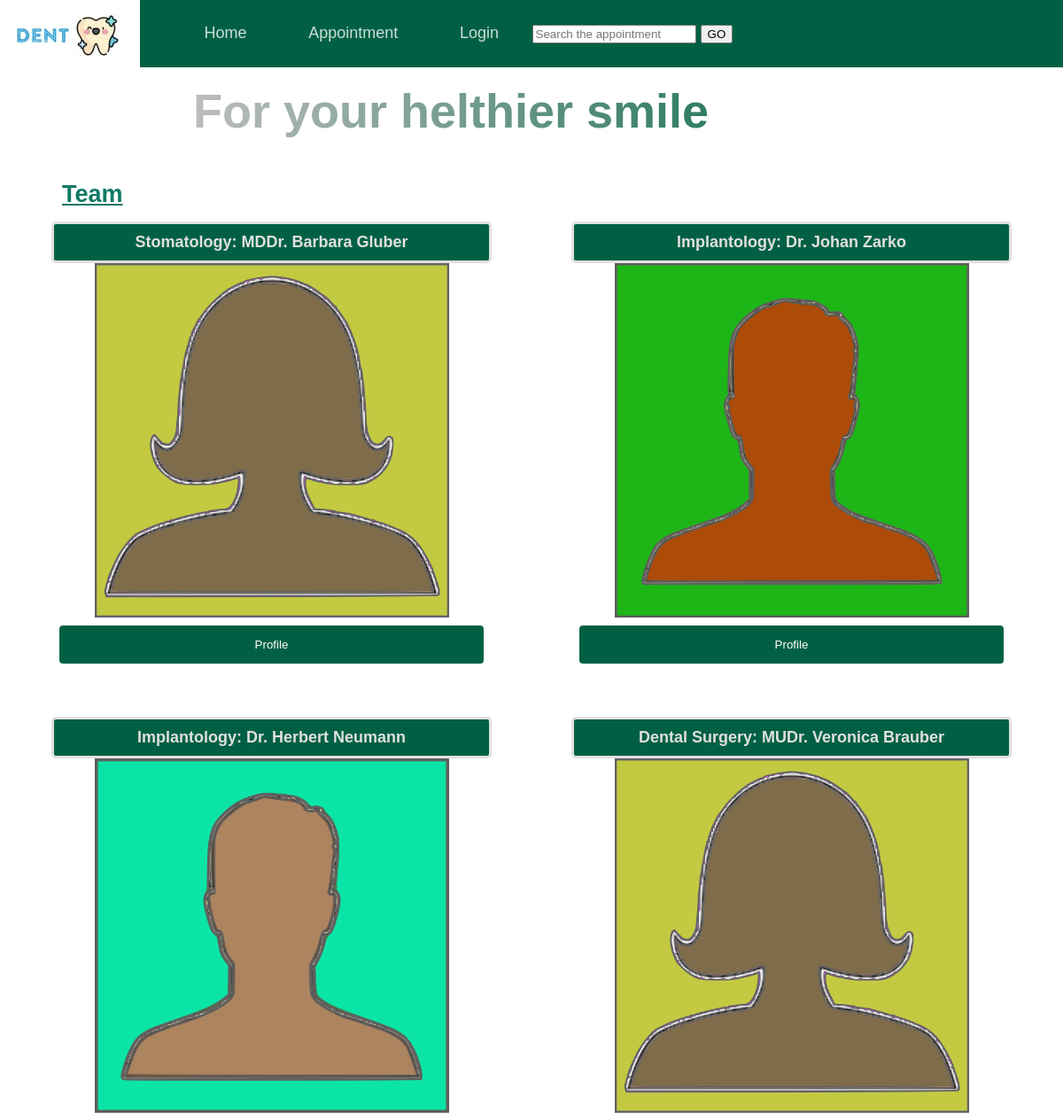
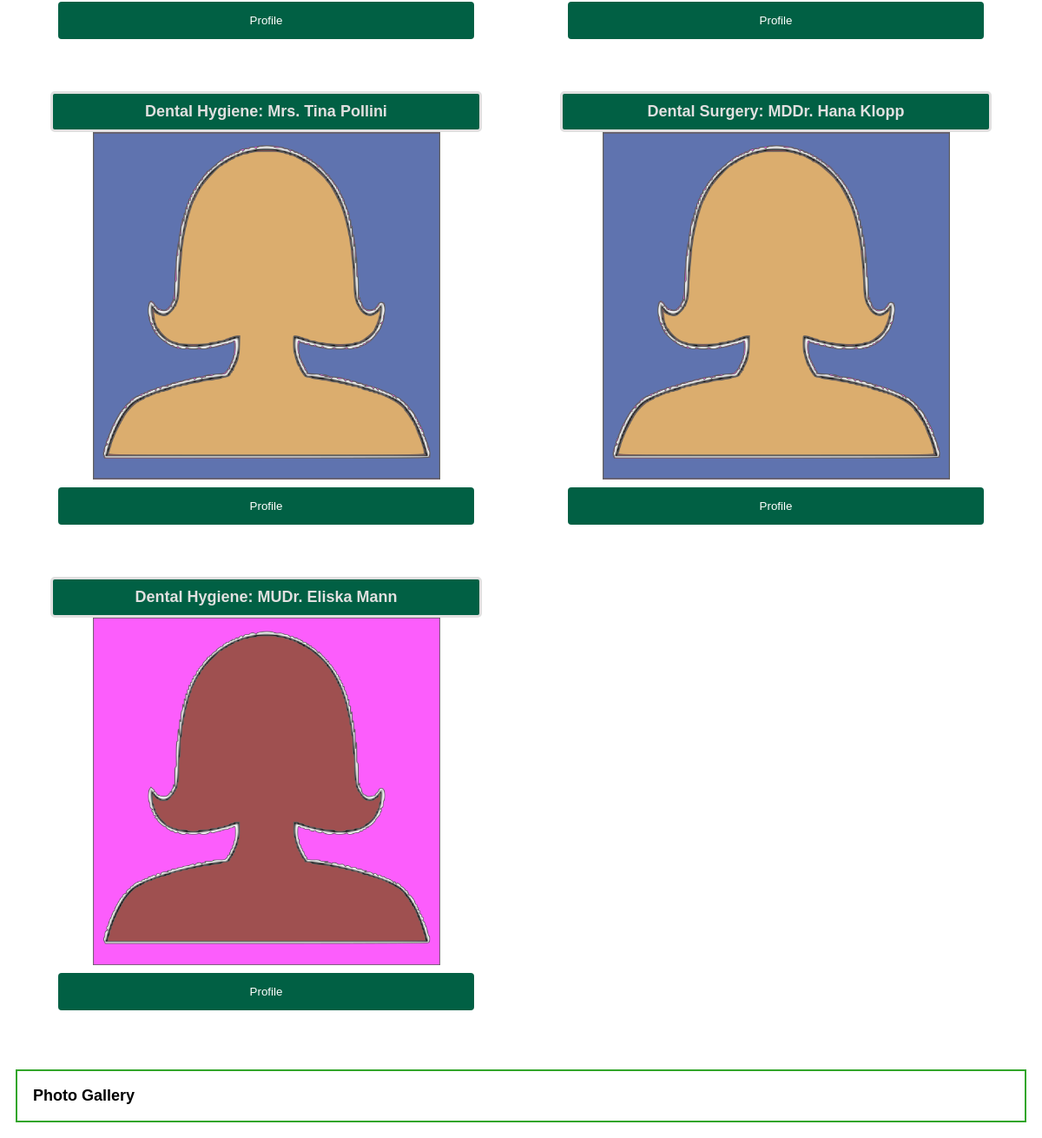
The page / on the database its author committed (2 pictures, top to bottom).
### dent/models.py (models this page shows, shortened)
class Staff(models.Model):
    TITLES = (
        ('Dr', 'Dr'),
        ('MDDr', 'MDDr'),
        ('MUDr', 'MUDr'),
        ('Bc','Bc'),
        ('Mrs', 'Mrs'),
        ('Mr', 'Mr'),
    )
    FIELDS = (
        ('Dental Surgery', 'Dental Surgery'),
        ('Stomatology', 'Stomatology'),
        ('Implantology', 'Implantology'),
        ('Dental Hygiene', 'Dental Hygiene'),
        ('Administrator','Administrator'),
    )
    user = models.OneToOneField(User, on_delete=models.CASCADE)
    title = models.CharField(max_length=20, choices = TITLES)
    fname = models.CharField(max_length = 100)
    sname = models.CharField(max_length= 100)
    about = models.TextField(null= True, blank = True)
    profile_pic = models.ImageField(null = True, blank= True)
    field = models.CharField(max_length=250, choices = FIELDS, default=000)

### dent/views.py (the view)
# urls.py: path('',views.home, name = 'home'),
def home(request):
    doctors = Staff.objects.filter(id__range = (2,10))
    id = Staff.objects.filter(id__range = (2,10)).values('id')
    context = {
        'form':doctors,
        'id':id}
    return render(request, 'dent/home.html', context)

### templates/dent/home.html (shortened to what this page needs)
{% extends 'dent/main.html' %}
{% load static %}
{% block content%}
<div class = 'Mcontainer'>
    <div class = "top-item">
        <h2> For your helthier smile </h2>
    </div>
    <div class = "middle-item">
        <h2 class ='headline2'>Team</h2>
        <form method = 'get' class="doctors">
            {% for doc in form %}
                <div class="doctor">
                    <h4>{{ doc.field }}: {{ doc.title }}. {{ doc.fname }} {{ doc.sname }}</h4>
                        {% if doc.profile_pic %}
                            <a href ="{% url 'dent:staffdetail' doc.id %}">
                                <img src = "{{ doc.profile_pic.url }}" height="400" width = '400'>
                            </a>
                        {% else %}
                            <img src= "{% static 'images/doktor_default.png' %}" height="400" width = '400'>
                        {% endif %}
                    <br>
                    <a href ="{% url 'dent:staffdetail' doc.id %}"><button type = 'button' class="submit submit-width">Profile</button></a>
                </div>
        {% endfor %}
        </form>
    </div>
    <div class = "bottom-item">
        <strong>Photo Gallery</strong>
    </div>
</div>
{% endblock %}

### templates/dent/main.html (shortened to what this page needs)
{% load static %}
<!DOCTYPE html>
<html lang = "en">
    <head>
        <link rel ="stylesheet" type="text/css" href = "{% static '/css/main.css' %}">
    </head>
    <body>
        {% include 'dent/navbar.html' %}
        {% block content %}
        {% endblock %}
    </body>
</html>

### templates/dent/navbar.html (shortened to what this page needs)
{% load static %}
<header>
    <img src="{% static '/images/logo.jpg' %}" id = 'logo'>
    <nav>
        <ul id = "unorder-list-nav">
            <li><a href = "{% url 'dent:home' %}">Home</a></li>
            {% if request.user.is_anonymous %}
                <li><a href = "{% url 'dent:unlogpatient' %}">Appointment</a></li>
            {% endif %}
            {% if request.user.is_anonymous %}
                <li><a href = "{% url 'dent:login' %}">Login</a></li>
            {% endif %}
            <li>
                <form method = 'POST' action = "{% url 'dent:searchid' %}">
                    <input type = 'number'
                        aria-label="Search"
                        name="searched_id"
                        required
                        placeholder="Search the appointment"
                        size = '40'>
                    <button type = submit name = 'GO'>GO</button>
                </form>
            </li>
        </ul>
    </nav>
</header>

### static/css/main.css (style rules this page uses)
body { padding:0; margin:0; font-family: Arial, Helvetica, sans-serif; font-size: large; box-sizing: border-box; }
a { text-decoration: none; color: black; }
header { display: flex; justify-content:space-between; align-items: center; background-color: #016044; }
#logo { cursor: pointer; }
#unorder-list-nav { list-style-type: none; }
#unorder-list-nav li { display: inline-block; }
#unorder-list-nav li a { transition: all 0.3s ease 0s; color: rgba(255, 255, 255, 0.796); text-decoration: none; margin:0; padding: 1.8em; }
#unorder-list-nav li form { margin:0; }
.headline2 { color:rgb(16, 121, 100); margin:30px 0px 15px 70px; text-decoration: underline; }
.Mcontainer { display: flex; flex-direction: column; justify-content: space-around; }
.top-item { margin:1em; padding:0; }
.top-item h2 { margin-top: 100px; margin-left: 200px; font-size: 3em; background: linear-gradient(to right, #bdbdbd, #015f43d0); -webkit-background-clip: text; -webkit-text-fill-color: transparent; display:inline; }
.doctors { display: grid; grid-template-columns: repeat(auto-fill, minmax(400px, 1fr)); grid-auto-rows: auto; grid-gap:10px; margin:0 1em 0 1em; }
.doctor { text-align: center; box-sizing: border-box; padding:0; margin:0; }
.doctor h4 { background-color: #016044; border:#e1e0e0 3px solid; border-radius: 5px; color:#e1e0e0; margin:0 40px 0 40px; padding:10px 0 10px 0; }
.bottom-item { border: solid 2px; border-color: rgb(50, 165, 42); margin:1em ; padding:1em; }
.submit { width: 100%; background-color: #016044; color: white; padding: 14px 20px; margin: 4px 0; border: none; border-radius: 4px; cursor: pointer }
.submit-width { width: 83% !important; margin-bottom: 50px !important; }

### rows shown on the page
Staff: field "Stomatology", title "MDDr", fname "Barbara", sname "Gluber", profile_pic (picture)
Staff: field "Implantology", title "Dr", fname "Johan", sname "Zarko", profile_pic (picture)
Staff: field "Implantology", title "Dr", fname "Herbert", sname "Neumann", profile_pic (picture)
Staff: field "Dental Surgery", title "MUDr", fname "Veronica", sname "Brauber", profile_pic (picture)
Staff: field "Dental Hygiene", title "Mrs", fname "Tina", sname "Pollini", profile_pic (picture)
Staff: field "Dental Surgery", title "MDDr", fname "Hana", sname "Klopp", profile_pic (picture)
Staff: field "Dental Hygiene", title "MUDr", fname "Eliska", sname "Mann", profile_pic (picture)
